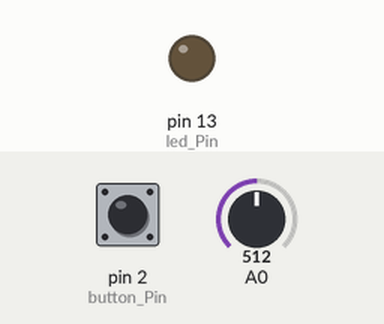
A sketch run on a simulated Arduino Uno, built with avr-gcc and run on an emulated ATmega328P. Parts: output pins drawn as LEDs (lit = HIGH). The inputs (shaded band) are chosen by the test bench; at power-on: pin 2 (button_Pin) LOW, A0 = 512. What the sketch prints to the serial monitor is not drawn.

Above: at 5.3 s.
5.4 s: pin 2 (button_Pin) pulled HIGH for 3 s
At 6.9 s:
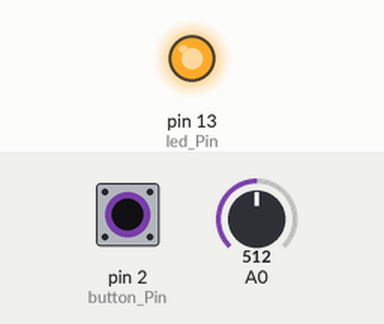
Timing chart, 0 to 10.5 s (numbered marks = the images above; inputs shaded):
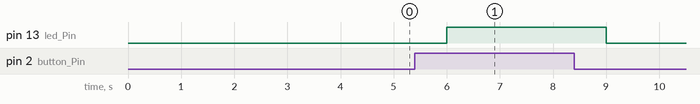

Measured:
- after the input at 5.4 s, pin 13 (led_Pin): LOW → HIGH after 0.60 s, → LOW 3.0 s later

The sketch:

Embedded_Systems_Development_Task.ino
```cpp
const int button_Pin = 2;     // the number of the pushbutton pin
const int led_Pin =  13;      // the number of the LED pin
const int analogInput_Pin=0; //Data out of the Analog sensor is connected in Arduino's analog Pin A0

void setup() {
  // initialize the LED pin as an output:
  pinMode(led_Pin, OUTPUT);
  // initialize the pushbutton pin as an input:
  pinMode(button_Pin, INPUT);
  // opens serial port, sets data rate to 9600 bps
  Serial.begin(9600);
}


void Check_Button(int ledPin,int buttonPin){

  int Button_State = 0; // variable for reading the pushbutton status

  // read the state of the pushbutton value:
  Button_State = digitalRead(buttonPin);

  // check if the pushbutton is pressed. If it is, the buttonState is HIGH:
  if (Button_State == HIGH) {
    // turn LED on:
    digitalWrite(ledPin, HIGH);
    Serial.print("Button state :");
    Serial.print("Pressed");
    Serial.print("LED state : ");
    Serial.print("ON");
  } else {
    // turn LED off:
    digitalWrite(ledPin, LOW);

    Serial.print("Button state :");
    Serial.print("Not Pressed");
    Serial.print("LED state : ");
    Serial.print("OFF");
  }
}

void CalcTemperature(int analogInputPin){

  float sensor_Temp = 0.0;  // For storing raw data from the Analog sensor
  float Temperature = 0.0; // For storing the converted temperature
  sensor_Temp = analogRead(analogInputPin); // Reads sensor data from pin A0
  Temperature = sensor_Temp * 0.48875855; //(+Vcc * 1000 / 1023) / 10

  Serial.print("Temperature = ");
  Serial.print(Temperature);
  Serial.print(" C\n");
}
void loop() {

Check_Button(led_Pin,button_Pin);
delay(1500); // Temperature is printed in the Serial Monitor every 3 seconds
CalcTemperature(analogInput_Pin);
delay(1500); // Temperature is printed in the Serial Monitor every 3 seconds

}
```
